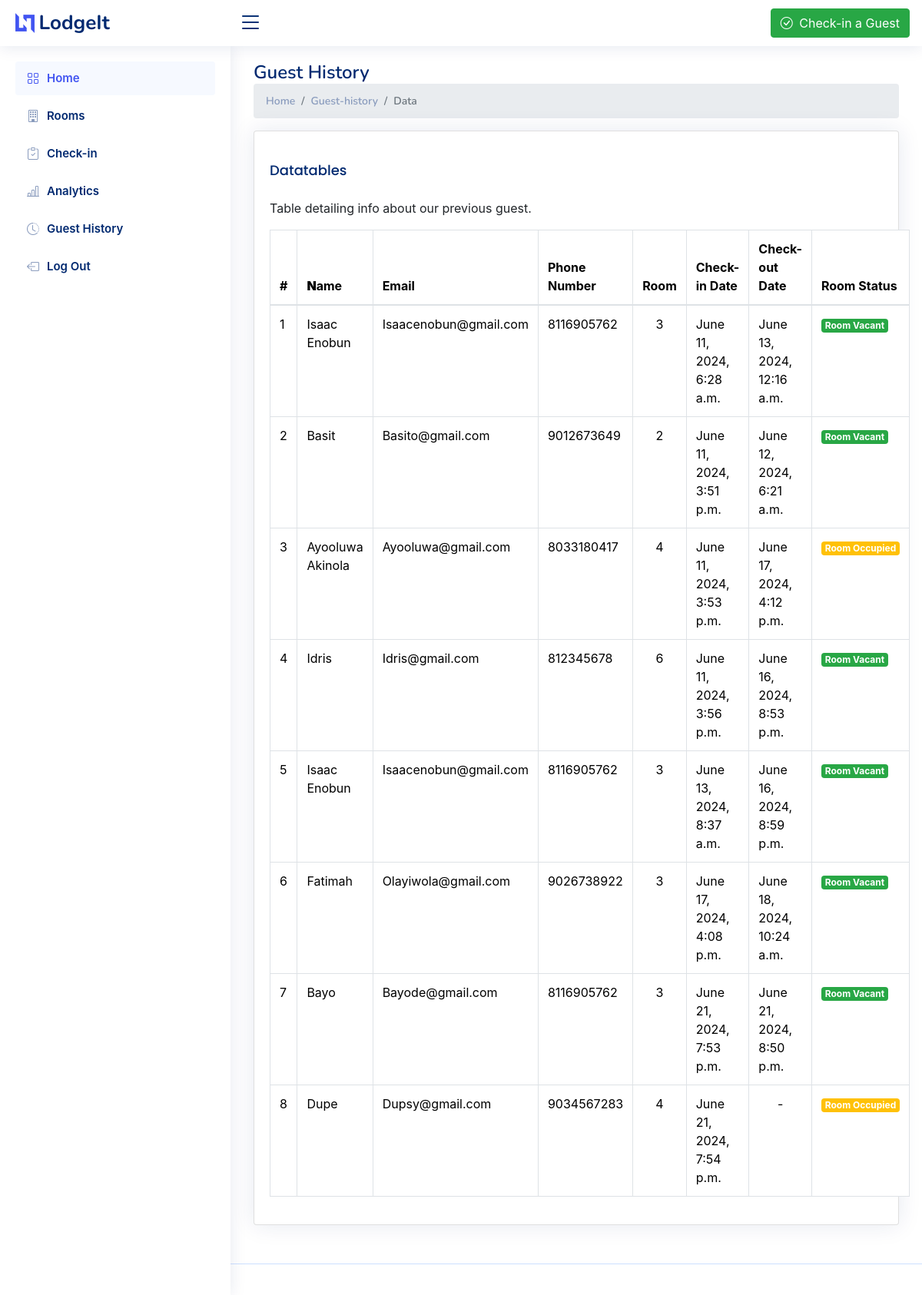
The page /history/ (signed in) on the database its author committed.
### LodgeApp/models.py (models this page shows, shortened)
class Guest(models.Model):
    name = models.CharField(max_length=50)
    email = models.EmailField()
    number = models.IntegerField()
    room  = models.ForeignKey(Room, on_delete=models.CASCADE)
    check_in = models.DateTimeField(auto_now_add=True)
    staff = models.ForeignKey(Staff, on_delete=models.CASCADE)
    check_out = models.DateTimeField(null=True,blank=True)
    revenue = models.ForeignKey(Revenue, on_delete=models.CASCADE, null=True, blank=True)

class Room(models.Model):
    ROOM_NUMBERS = [(str(num),str(num)) for num in range(1,21)]
    ROOM_TYPES = [('regular', 'Regular'),
                   ('business', 'Business'),
                   ('executive', 'Executive')
                  ]
    room_number = models.CharField(max_length=2, choices=ROOM_NUMBERS, unique=True)
    room_status = models.BooleanField(default=False)
    room_price = models.IntegerField(default=10000)
    room_type = models.CharField(max_length=50, choices=ROOM_TYPES, default='Regular')

### LodgeApp/views.py (the view)
# urls.py: path('history/', views.history, name='history'),
def history(request):
    if not request.user.is_authenticated:
        return redirect('sign-in')
    guests = Guest.objects.all()
    context = {'guests': guests, 'page_name':'History'}
    return render(request, 'guest-history.html', context)

### LodgeApp/templates/guest-history.html (shortened to what this page needs)
{% extends 'base.html' %}
{% load static %}
{% block content %}
<body>
  {% include 'partials/_header.html' %}
  {% include 'sidebar.html' %}
  <main id="main" class="main">
    <div class="pagetitle">
      <h1>Guest History</h1>
      <nav>
        <ol class="breadcrumb">
          <li class="breadcrumb-item"><a href="index.html">Home</a></li>
          <li class="breadcrumb-item">Guest-history</li>
          <li class="breadcrumb-item active">Data</li>
        </ol>
      </nav>
    </div>
    <section class="section">
      <div class="row">
        <div class="col-lg-12">
          <div class="card">
            <div class="card-body">
              <h5 class="card-title">Datatables</h5>
              <p>Table detailing info about our previous guest.</p>
              <table
                class="table datatable table-group-divider table-bordered"
              >
                <thead>
                  <tr>
                    <th scope="col">#</th>
                    <th><b>N</b>ame</th>
                    <th>Email</th>
                    <th>Phone Number</th>
                    <th>Room</th>
                    <th data-type="date" data-format="YYYY/DD/MM">
                      Check-in Date
                    </th>
                    <th data-type="date" data-format="YYYY/DD/MM">
                      Check-out Date
                    </th>
                    <th scope="col">Room Status</th>
                  </tr>
                </thead>
                <tbody>
                  {% for guest in guests %}
                  <tr>
                    <td>{{ forloop.counter }}</td>
                    <td>{{guest.name}}</td>
                    <td>{{guest.email}}</td>
                    <td>{{guest.number}}</td>
                    <td style="text-align: center">
                      {{guest.room.room_number}}
                    </td>
                    <td>{{guest.check_in}}</td>
                    {% if guest.check_out %}
                    <td>{{guest.check_out}}</td>
                    {% else %}
                    <td style="text-align: center">-</td>
                    {% endif %} {% if guest.room.room_status %}
                    <td>
                      <span class="badge bg-warning">Room Occupied</span>
                    </td>
                    {% else %}
                    <td><span class="badge bg-success">Room Vacant</span></td>
                    {% endif %}
                  </tr>
                  {% endfor %}
                </tbody>
              </table>
            </div>
          </div>
        </div>
      </div>
    </section>
  </main>
  <footer id="footer" class="footer"></footer>
</body>
{% endblock content %}

### LodgeApp/static/css/style.css (style rules this page uses)
:root { scroll-behavior: smooth; }
body { font-family: "Open Sans", sans-serif; background: #f6f9ff; color: #444444; }
a { color: #4154f1; text-decoration: none; }
h1, h2, h3, h4, h5, h6 { font-family: "Nunito", sans-serif; }
#main { margin-top: 60px; padding: 20px 30px; transition: all 0.3s; }
.pagetitle { margin-bottom: 10px; }
.pagetitle h1 { font-size: 24px; margin-bottom: 0; font-weight: 600; color: #012970; }
.card { margin-bottom: 30px; border: none; border-radius: 5px; box-shadow: 0px 0 30px rgba(1, 41, 112, 0.1); }
.card-title { padding: 20px 0 15px 0; font-size: 18px; font-weight: 500; color: #012970; font-family: "Poppins", sans-serif; }
.card-body { padding: 0 20px 20px 20px; }
.breadcrumb { font-size: 14px; font-family: "Nunito", sans-serif; color: #899bbd; font-weight: 600; }
.breadcrumb a { color: #899bbd; transition: 0.3s; }
.breadcrumb .breadcrumb-item::before { color: #899bbd; }
.breadcrumb .active { color: #51678f; font-weight: 600; }
@media (min-width: 1200px) { #main, #footer { margin-left: 300px; } }
.footer { padding: 20px 0; font-size: 14px; transition: all 0.3s; border-top: 1px solid #cddfff; }

### LodgeApp/static/css/room-carousel.css (style rules this page uses)
.row { display: flex; justify-content: center; }

### rows shown on the page
Guest: name "Isaac Enobun", email "Isaacenobun@gmail.com", number "8116905762", room.room_number "3", check_in "June 11, 2024, 6:28 a.m.", check_out "June 13, 2024, 12:16 a.m.", shows "Room Vacant"
Guest: name "Basit", email "Basito@gmail.com", number "9012673649", room.room_number "2", check_in "June 11, 2024, 3:51 p.m.", check_out "June 12, 2024, 6:21 a.m.", shows "Room Vacant"
Guest: name "Ayooluwa Akinola", email "Ayooluwa@gmail.com", number "8033180417", room.room_number "4", check_in "June 11, 2024, 3:53 p.m.", check_out "June 17, 2024, 4:12 p.m.", shows "Room Occupied"
Guest: name "Idris", email "Idris@gmail.com", number "812345678", room.room_number "6", check_in "June 11, 2024, 3:56 p.m.", check_out "June 16, 2024, 8:53 p.m.", shows "Room Vacant"
Guest: name "Isaac Enobun", email "Isaacenobun@gmail.com", number "8116905762", room.room_number "3", check_in "June 13, 2024, 8:37 a.m.", check_out "June 16, 2024, 8:59 p.m.", shows "Room Vacant"
Guest: name "Fatimah", email "Olayiwola@gmail.com", number "9026738922", room.room_number "3", check_in "June 17, 2024, 4:08 p.m.", check_out "June 18, 2024, 10:24 a.m.", shows "Room Vacant"
Guest: name "Bayo", email "Bayode@gmail.com", number "8116905762", room.room_number "3", check_in "June 21, 2024, 7:53 p.m.", check_out "June 21, 2024, 8:50 p.m.", shows "Room Vacant"
Guest: name "Dupe", email "Dupsy@gmail.com", number "9034567283", room.room_number "4", check_in "June 21, 2024, 7:54 p.m.", shows "Room Occupied"
